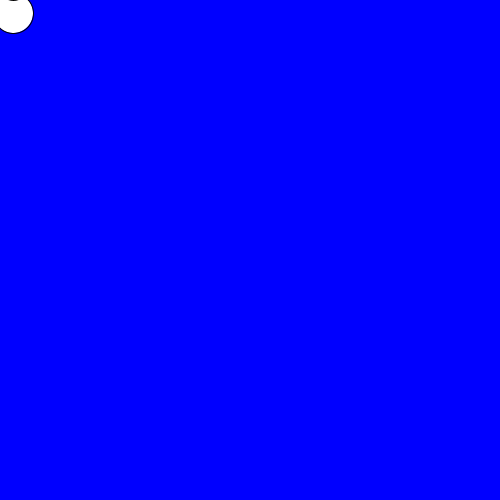
Frame 1 (no input)
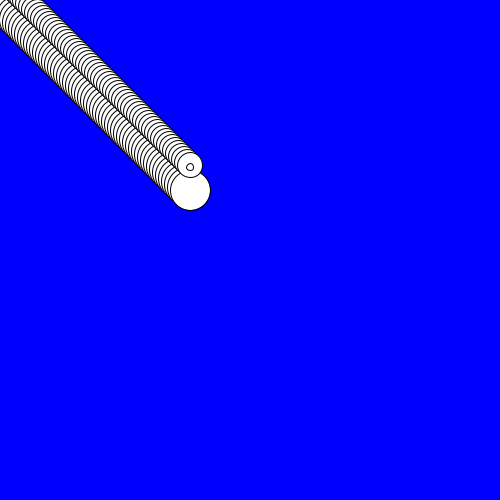
Frame 60 (the mouse pressed at the canvas centre just before this capture)
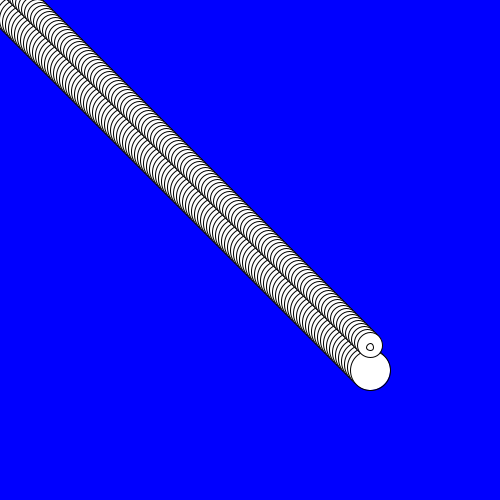
Frame 120 (the mouse held since frame 60 and released just before this capture)

The Processing sketch that drew these frames (run headless with seeded random() and noise(); from frame 60 on, the mouse is pressed at the canvas centre):

// Processing sketch: mathias_creature_walk_procccesing
// ── mathias_creature_walk_procccesing.pde
int x=10;
int y=10;
int speed=3;
void setup(){
background(0,0,255);
size(500,500);
}
void draw(){
move();
display();
}
void move()
{
x=x+speed;
y=y+speed;
}
void display()
{
clear();
  ellipse(x,y,40,40);
ellipse(x,y-25,25,25);
ellipse(x,y-23,7,7); 
}
